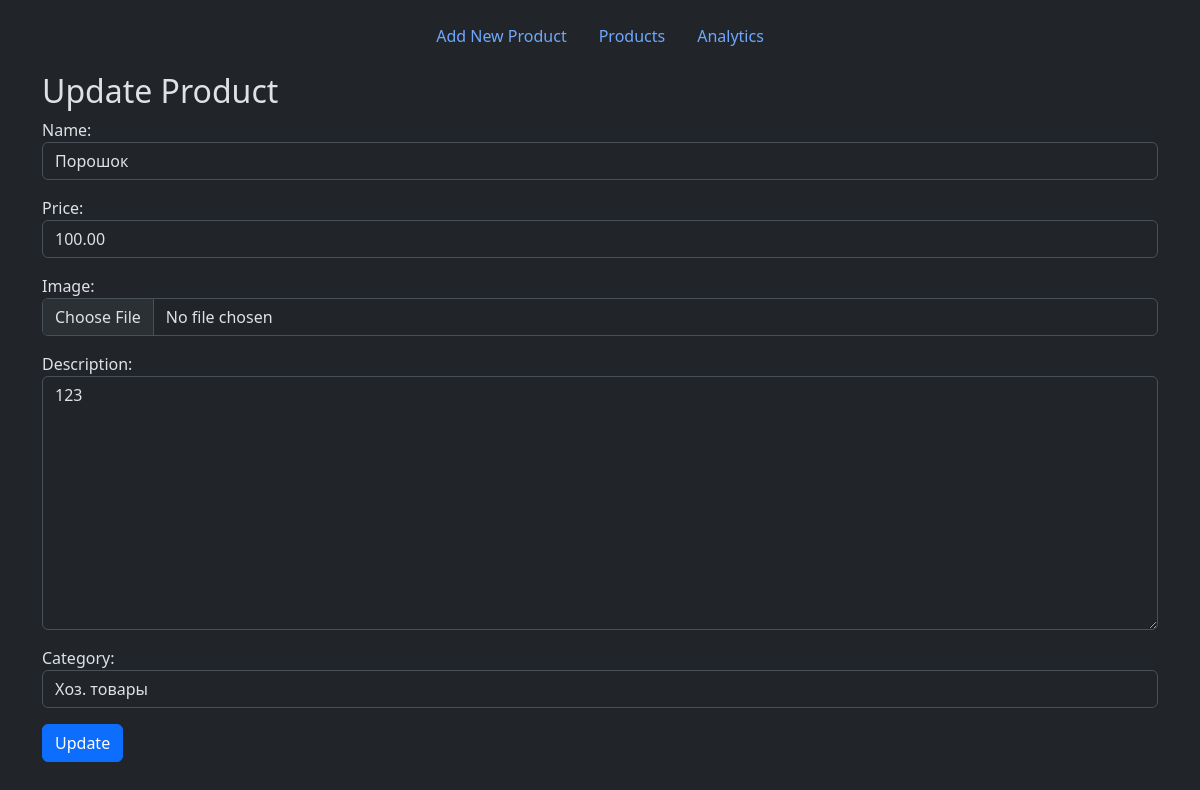
Page /product/3/edit/ on the committed database.
### shop/models.py (models this page shows, shortened)
class Product(models.Model):
    name = models.CharField(max_length=255)
    price = models.DecimalField(max_digits=10, decimal_places=2)
    image = models.ImageField(upload_to='products/%Y/%m/%d', blank=True)
    description = models.TextField(blank=True)
    created_at = models.DateTimeField(auto_now_add=True)
    updated_at = models.DateTimeField(auto_now=True)
    category = models.ForeignKey(
        Category, on_delete=models.CASCADE, related_name='products'
    )

class Category(models.Model):
    name = models.CharField(max_length=255)
    description = models.TextField(blank=True)
    def __str__(self):
        return self.name

### shop/views.py (the view)
# urls.py: path('product/<int:pk>/edit/', views.update_product, name='update_product'),
def update_product(request, pk):
    product = get_object_or_404(Product, pk=pk)
    form = ProductForm(request.POST or None, request.FILES or None, instance=product)
    if form.is_valid():
        form.save()
        return redirect('product_list')
    return render(request, 'shop/update_product.html', {'form': form})

### shop/forms.py (shortened to what this page needs)
class ProductForm(forms.ModelForm):
    class Meta:
        model = Product
        fields = ['name', 'price', 'image', 'description', 'category']
        widgets = {
            'name': forms.TextInput(attrs={'class': 'form-control'}),
            'price': forms.NumberInput(attrs={'class': 'form-control'}),
            'description': forms.Textarea(attrs={'class': 'form-control'}),
            'image': forms.FileInput(attrs={'class': 'form-control'}),
            'category': forms.Select(attrs={'class': 'form-control'}),
        }

### templates/shop/update_product.html (shortened to what this page needs)
{% extends 'base.html' %}
{% block content %}
  <h2>Update Product</h2>
  <form method="post" enctype="multipart/form-data">
    {{ form.as_p }}
    <button type="submit" class="btn btn-primary">Update</button>
  </form>
{% endblock %}

### rows in the picture
Product: name "Порошок", price "100.00", description "123", category "Хоз. товары"
